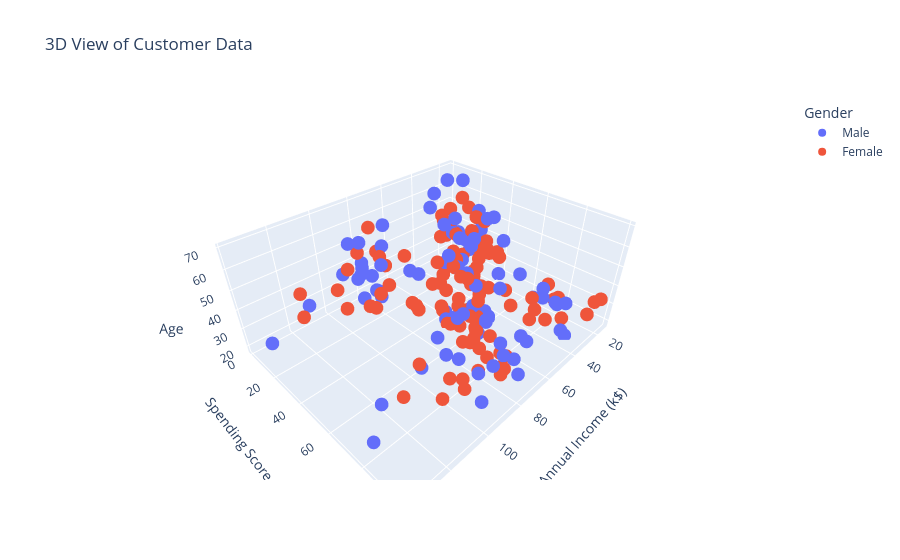

This figure's notebook cell:
### Code cell
fig = px.scatter_3d(df,
                    x='Annual Income (k$)',
                    y='Spending Score (1-100)',
                    z='Age',
                    color='Gender',
                    title='3D View of Customer Data'
                   )
fig.show()

### Figure 1 — Plotly figure (JSON) as saved in the notebook; plotly's stock layout.template omitted (floating-point values rounded to 4 significant figures)
{"data": [{"hovertemplate": "Gender=Male<br>Annual Income (k$)=%{x}<br>Spending Score (1-100)=%{y}<br>Age=%{z}<extra></extra>", "legendgroup": "Male", "marker": {"color": "#636efa", "symbol": "circle"}, "mode": "markers", "name": "Male", "scene": "scene", "showlegend": true, "type": "scatter3d", "x": [15, 15, 19, 19, 20, 20, 21, 23, 24, 24, 25, 28, 28, 30, 33, 33, 38, 39, 42, 43, 43, 44, 46, 46, 46, 48, 48, 48, 49, 54, 54, 54, 54, 54, 54, 54, 59, 60, 60, 61, 61, 62, 62, 62, 63, 63, 63, 63, 64, 67, 69, 71, 71, 71, 71, 71, 71, 73, 73, 74, 75, 77, 77, 77, 78, 78, 78, 78, 78, 81, 85, 86, 87, 87, 87, 87, 87, 88, 88, 93, 93, 98, 99, 101, 113, 126, 137, 137], "y": [39, 81, 3, 14, 13, 79, 66, 29, 35, 73, 73, 82, 61, 4, 4, 92, 92, 36, 60, 60, 41, 46, 46, 56, 55, 51, 59, 59, 55, 47, 54, 48, 51, 55, 41, 46, 41, 49, 52, 42, 49, 59, 55, 56, 46, 43, 48, 52, 46, 56, 91, 35, 95, 11, 75, 9, 75, 5, 73, 10, 93, 12, 97, 36, 90, 17, 88, 1, 1, 5, 26, 20, 63, 13, 75, 10, 92, 15, 69, 14, 90, 15, 97, 68, 8, 74, 18, 83], "z": [19, 21, 64, 67, 37, 22, 20, 52, 35, 25, 31, 29, 35, 60, 53, 18, 24, 48, 33, 59, 47, 69, 53, 70, 19, 63, 18, 19, 70, 59, 26, 40, 57, 38, 67, 48, 18, 48, 24, 48, 20, 67, 26, 49, 54, 68, 66, 65, 19, 27, 39, 43, 40, 59, 38, 47, 39, 20, 32, 19, 32, 25, 28, 48, 34, 43, 39, 37, 34, 19, 50, 42, 32, 40, 28, 36, 36, 58, 27, 59, 35, 46, 30, 28, 33, 32, 32, 30]}, {"hovertemplate": "Gender=Female<br>Annual Income (k$)=%{x}<br>Spending Score (1-100)=%{y}<br>Age=%{z}<extra></extra>", "legendgroup": "Female", "marker": {"color": "#EF553B", "symbol": "circle"}, "mode": "markers", "name": "Female", "scene": "scene", "showlegend": true, "type": "scatter3d", "x": [16, 16, 17, 17, 18, 18, 19, 19, 20, 20, 21, 23, 25, 28, 28, 29, 29, 30, 33, 33, 34, 34, 37, 37, 38, 39, 39, 39, 40, 40, 40, 40, 42, 43, 43, 44, 46, 47, 47, 48, 48, 48, 49, 50, 50, 54, 54, 54, 54, 54, 57, 57, 58, 58, 59, 60, 60, 60, 60, 62, 62, 62, 63, 63, 64, 65, 65, 65, 65, 67, 67, 67, 69, 70, 70, 72, 72, 73, 73, 74, 75, 76, 76, 77, 78, 78, 78, 78, 78, 78, 78, 79, 79, 81, 85, 86, 87, 88, 88, 97, 97, 98, 99, 101, 103, 103, 103, 103, 113, 120, 120, 126], "y": [6, 77, 40, 76, 6, 94, 72, 99, 15, 77, 35, 98, 5, 14, 32, 31, 87, 73, 14, 81, 17, 73, 26, 75, 35, 61, 28, 65, 55, 47, 42, 42, 52, 54, 45, 50, 51, 52, 59, 50, 48, 47, 42, 49, 56, 53, 52, 42, 44, 57, 58, 55, 60, 46, 55, 40, 42, 47, 50, 41, 48, 42, 50, 54, 42, 48, 50, 43, 59, 43, 57, 40, 58, 29, 77, 34, 71, 88, 7, 72, 5, 40, 87, 74, 22, 20, 76, 16, 89, 78, 73, 35, 83, 93, 75, 95, 27, 13, 86, 32, 86, 88, 39, 24, 17, 85, 23, 69, 91, 16, 79, 28], "z": [20, 23, 31, 22, 35, 23, 30, 35, 58, 24, 35, 35, 46, 54, 45, 40, 23, 21, 49, 21, 42, 30, 36, 20, 65, 31, 49, 24, 50, 27, 29, 31, 49, 31, 50, 51, 27, 67, 54, 43, 68, 32, 47, 60, 60, 45, 23, 49, 46, 21, 55, 22, 34, 50, 68, 40, 32, 47, 27, 23, 49, 21, 66, 19, 38, 18, 19, 63, 49, 51, 50, 38, 40, 23, 31, 25, 31, 29, 44, 35, 57, 28, 32, 32, 34, 44, 38, 47, 27, 30, 30, 56, 29, 31, 36, 33, 36, 52, 30, 37, 32, 29, 41, 54, 41, 36, 34, 32, 38, 47, 35, 45]}], "layout": {"legend": {"title": {"text": "Gender"}, "tracegroupgap": 0}, "scene": {"domain": {"x": [0, 1], "y": [0, 1]}, "xaxis": {"title": {"text": "Annual Income (k$)"}}, "yaxis": {"title": {"text": "Spending Score (1-100)"}}, "zaxis": {"title": {"text": "Age"}}}, "title": {"text": "3D View of Customer Data"}}}
